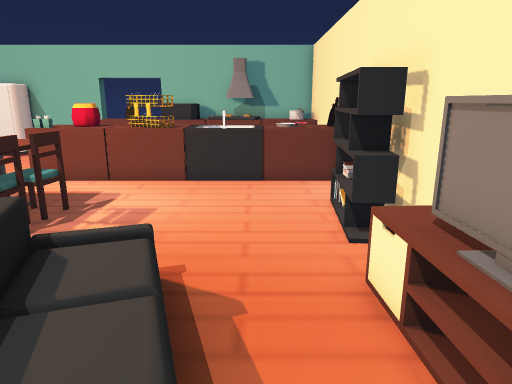
[1] (above)

16 first-person views from a walk through a scene from a Unity 3-D project. The camera is 1.4 m above the floor, tilts 14° down and sees 70° across. The floor is counted in squares, 0.5 m on a side. Each view is taken from the middle of a square. On the plan, view 1 faces up. The plan holds only what a view shows up to about 20 squares ahead; the rest is blank. The place goes on beyond the plan. The player is left out.

[2]
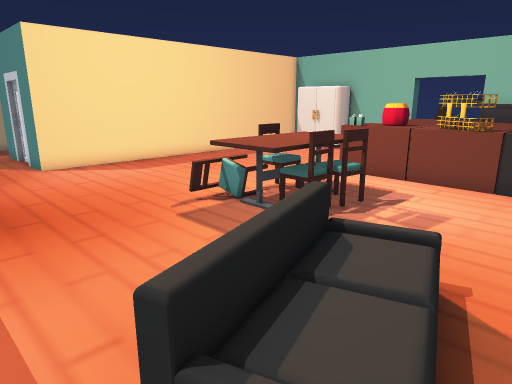

[3]
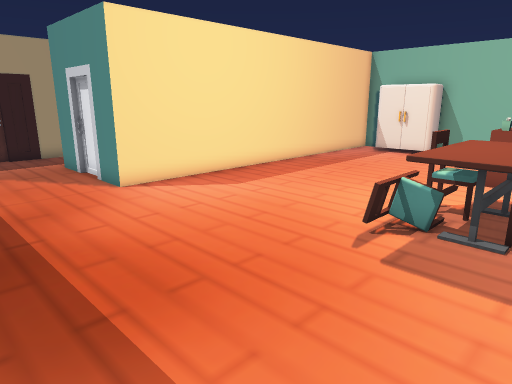

[4]
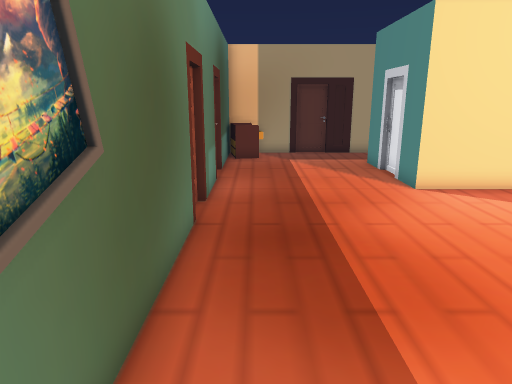

[5]
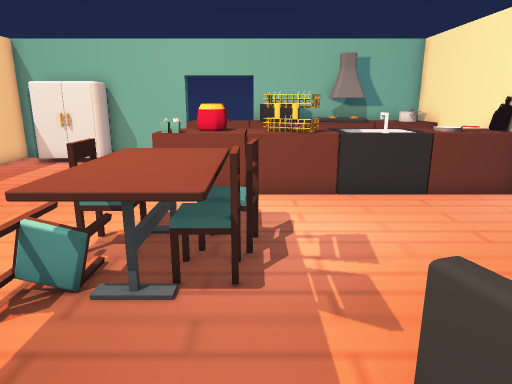

[6]
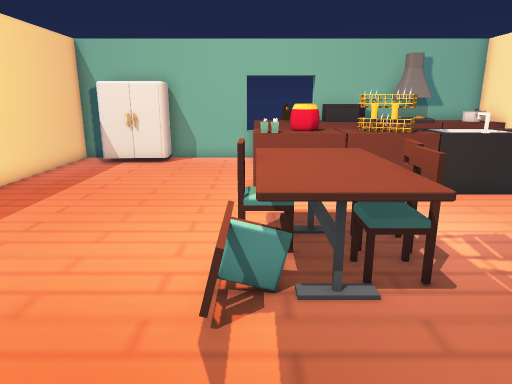

[7]
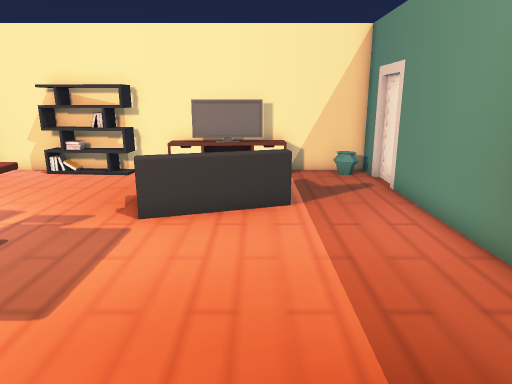

[8]
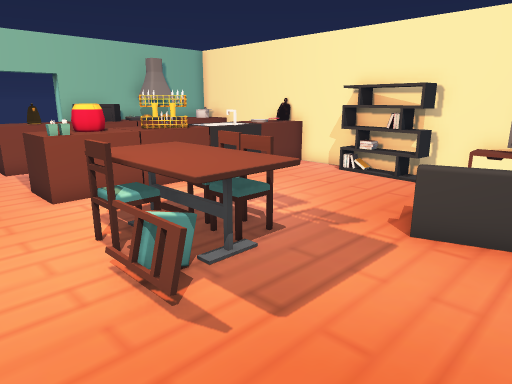

[9]
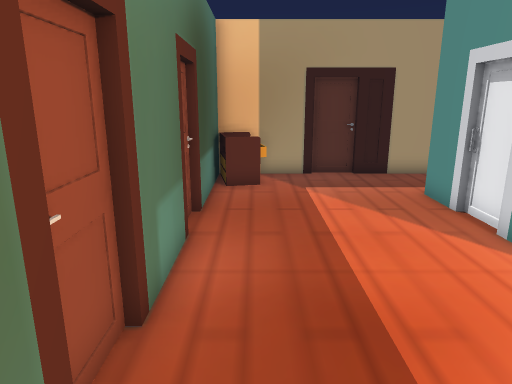

[10]
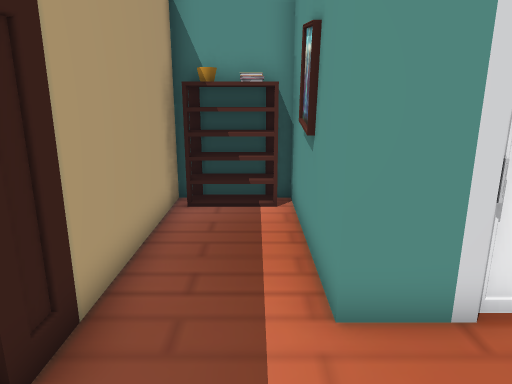

[11]
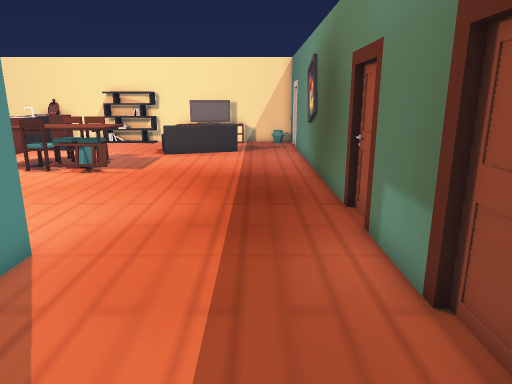

[12]
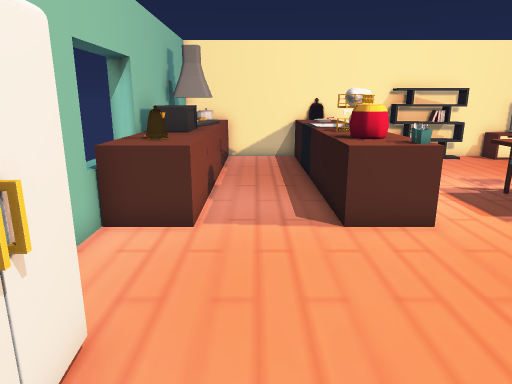

[13]
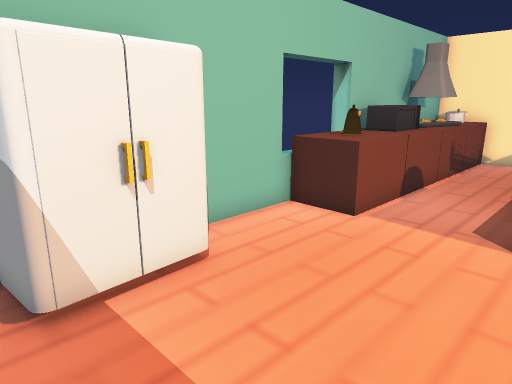

[14]
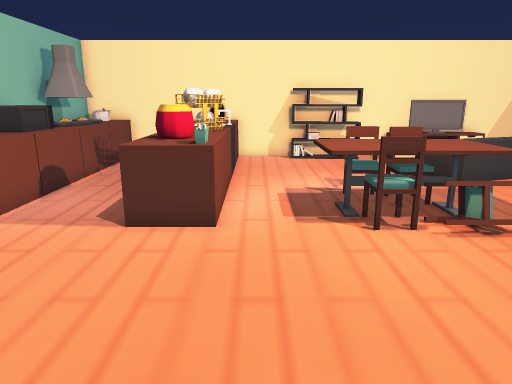

[15]
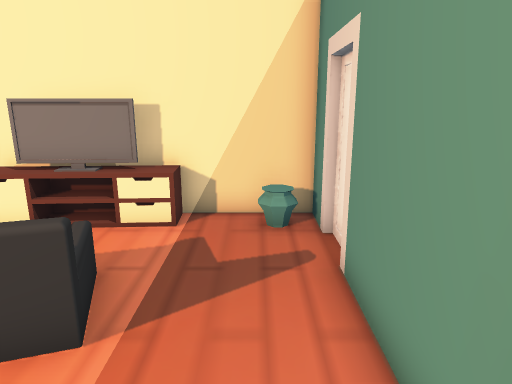

[16]
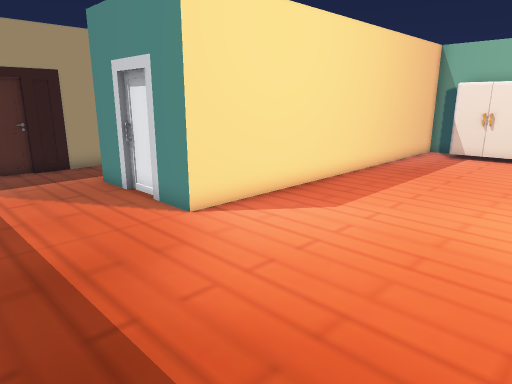

### Floor plan
Key: @ floor where view 1 was taken; # wall or solid block; . floor; = window, fence, low wall or low ledge; ^ raised ledge; M microwave; S sofa; T TV; I toilet; O other object.
Columns run from 26 left of view 1 to 3 right of it. Each row starts with its distance up from view 1.
 21          ###  #####= #########
 20          #.#  #...^^^MMM^##^^#
 19          #.####...^^^MMM^##^^#
 18          #..............====.#
 17          #...................#
 16          #...................#
 15          #........^^=^^^==^^^#
 14          #........^^#^#^^^^^^#
 13          #........^^^^#^^^^^^#
 12          #...................#
 11    ##    #...................#
 10  ####    #........^^^.......##
  9  #..#    #........^^^=......##
  8  #..#    #........^^^^......##
  7  #..#    #........^^^.......##
  6  #..#    #.......#.^^........#
  5  #..# II #.............SO...T#
  4  #..##II##.............S ...T#
  3 ##.....................S O..T#
  2 #......................SOO..T#
  1 ##..........................T#
  0  #........................@..#
 -1  #==.........................#
 -2  ######.####.##############.##
 -3       ########           #####

Positions as (right, up) in squares from view 1, and headings:
1: (0, 0), facing up
2: (0, 0), facing up-left
3: (-5, -1), facing up-left
4: (-5, -1), facing left
5: (-5, 2), facing up
6: (-8, 2), facing up
7: (-12, 2), facing right
8: (-11, 2), facing up-right
9: (-11, -1), facing left
10: (-23, 0), facing up
11: (-23, 0), facing right
12: (-16, 17), facing right
13: (-16, 14), facing up-right
14: (-16, 12), facing right
15: (-6, -1), facing right
16: (-9, -1), facing up-left
